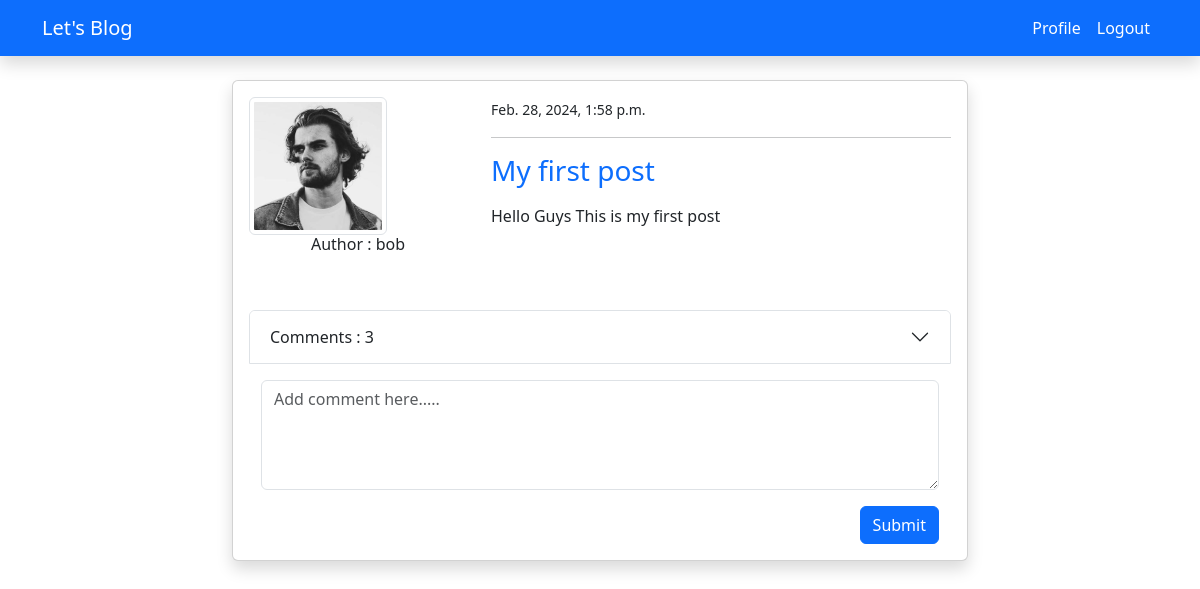
The app's page /post_detail/14/ (signed in) with its own data.
### my_app/models.py (models this page shows, shortened)
class PostModel(models.Model):
    title = models.CharField(max_length=100)
    content = models.TextField()
    author = models.ForeignKey(User, on_delete=models.CASCADE)
    date_created = models.DateTimeField(auto_now_add=True)
    class Meta:
        ordering = ('-date_created',)
    def comment_count(self):
        return self.comment_set.all().count()
    def comments(self):
        return self.comment_set.all()

### users/models.py (models this page shows, shortened)
class ProfileModel(models.Model):
    user = models.OneToOneField(User, on_delete=models.CASCADE)
    image = models.ImageField(default='default.png', upload_to='profile',
                              validators=[FileExtensionValidator(['png', 'jpg'
                                                                  ])])

### my_app/views.py (the view)
# urls.py: path('post_detail/<int:pk>/', views.post_details, name='blog-post_detail'),
@login_required()
def post_details(request, pk):
    post = PostModel.objects.get(id=pk)
    if request.method == 'POST':
        c_form = CommentForm(request.POST)
        if c_form.is_valid():
            instance = c_form.save(commit=False)
            instance.user = request.user
            instance.post = post
            instance.save()
            return redirect('blog-post_detail', pk=post.id)
    else:
        c_form = CommentForm()
    context = {
        'post': post,
        'c_form': c_form,
    }
    return render(request, 'pages/post_detail.html', context)

### my_app/forms.py
class CommentForm(forms.ModelForm):
    content = forms.CharField(label='', widget=forms.Textarea(attrs={'rows': 4, 'placeholder': "Add comment "
                                                                                               "here....."}))
    class Meta:
        model = Comment
        fields = ('content',)

### my_app/templates/pages/post_detail.html (shortened to what this page needs)
{% extends 'partials/base.html' %}
{% load crispy_forms_tags %}
{% block content %}
  <div class="container ">
    <div class="row mt-5 pt-3">
      <div class="col-md-8 mx-auto">
        <div class="card shadow my-3">
          <div class="card-body">
               <div class="row">
              <div class="col-md-4">
                <img class="img-thumbnail" src="{{post.author.profilemodel.image.url}}" alt="img">
                <h6 class="text-center">Author : {{post.author}}</h6>
              </div>
              <div class="col-md-8">
                <small>{{post.date_created}}</small>
                <hr>
                <a class="h3 text-primary link-underline link-underline-opacity-0"
                   href="{% url 'blog-post_detail' post.id%}">{{post.title}}</a>
                <p class="text-justify py-3">{{post.content}}</p>
              </div>
            </div>
            <div class="accordion mt-5" id="accordionExample">
              <div class="accordion-item">
                <h2 class="accordion-header">
                  <button class="accordion-button collapsed" type="button" data-bs-toggle="collapse" data-bs-target="#collapseTwo" aria-expanded="false" aria-controls="collapseTwo">
                      Comments : {{post.comment_count}}
                  </button>
                </h2>
              </div>
            <div class="container-fluid my-3">
              <form method="POST">
              {{ c_form | crispy}}
              <input class="btn btn-primary float-end" type="submit" value="Submit" >
            </form>
            </div>
            </div>
          </div>
        </div>
      </div>
    </div>
  </div>
{% endblock %}

### records on screen
PostModel: author.profilemodel.image (picture), author "bob", date_created "Feb. 28, 2024, 1:58 p.m.", title "My first post", content "Hello Guys This is my first post", comment_count "3"
